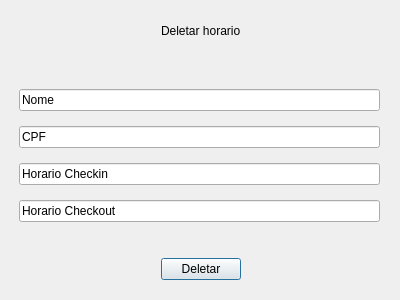
<?xml version="1.0" encoding="UTF-8"?>
<ui version="4.0">
 <class>Delete</class>
 <widget class="QDialog" name="Delete">
  <property name="geometry">
   <rect>
    <x>0</x>
    <y>0</y>
    <width>400</width>
    <height>300</height>
   </rect>
  </property>
  <property name="windowTitle">
   <string>Dialog</string>
  </property>
  <widget class="QWidget" name="verticalLayoutWidget">
   <property name="geometry">
    <rect>
     <x>19</x>
     <y>80</y>
     <width>361</width>
     <height>151</height>
    </rect>
   </property>
   <layout class="QVBoxLayout" name="verticalLayout">
    <item>
     <widget class="QLineEdit" name="lineEdit">
      <property name="text">
       <string>Nome</string>
      </property>
     </widget>
    </item>
    <item>
     <widget class="QLineEdit" name="lineEdit_3">
      <property name="text">
       <string>CPF</string>
      </property>
     </widget>
    </item>
    <item>
     <widget class="QLineEdit" name="lineEdit_2">
      <property name="text">
       <string>Horario Checkin</string>
      </property>
     </widget>
    </item>
    <item>
     <widget class="QLineEdit" name="lineEdit_4">
      <property name="text">
       <string>Horario Checkout</string>
      </property>
     </widget>
    </item>
   </layout>
  </widget>
  <widget class="QWidget" name="horizontalLayoutWidget">
   <property name="geometry">
    <rect>
     <x>20</x>
     <y>249</y>
     <width>361</width>
     <height>41</height>
    </rect>
   </property>
   <layout class="QHBoxLayout" name="horizontalLayout">
    <item>
     <spacer name="horizontalSpacer_4">
      <property name="orientation">
       <enum>Qt::Horizontal</enum>
      </property>
      <property name="sizeHint" stdset="0">
       <size>
        <width>40</width>
        <height>20</height>
       </size>
      </property>
     </spacer>
    </item>
    <item>
     <widget class="QPushButton" name="pushButton">
      <property name="text">
       <string>Deletar</string>
      </property>
     </widget>
    </item>
    <item>
     <spacer name="horizontalSpacer_3">
      <property name="orientation">
       <enum>Qt::Horizontal</enum>
      </property>
      <property name="sizeHint" stdset="0">
       <size>
        <width>40</width>
        <height>20</height>
       </size>
      </property>
     </spacer>
    </item>
   </layout>
  </widget>
  <widget class="QWidget" name="horizontalLayoutWidget_2">
   <property name="geometry">
    <rect>
     <x>20</x>
     <y>10</y>
     <width>361</width>
     <height>41</height>
    </rect>
   </property>
   <layout class="QHBoxLayout" name="horizontalLayout_2">
    <item>
     <spacer name="horizontalSpacer_2">
      <property name="orientation">
       <enum>Qt::Horizontal</enum>
      </property>
      <property name="sizeHint" stdset="0">
       <size>
        <width>40</width>
        <height>20</height>
       </size>
      </property>
     </spacer>
    </item>
    <item>
     <widget class="QLabel" name="label">
      <property name="text">
       <string>Deletar horario</string>
      </property>
     </widget>
    </item>
    <item>
     <spacer name="horizontalSpacer">
      <property name="orientation">
       <enum>Qt::Horizontal</enum>
      </property>
      <property name="sizeHint" stdset="0">
       <size>
        <width>40</width>
        <height>20</height>
       </size>
      </property>
     </spacer>
    </item>
   </layout>
  </widget>
 </widget>
 <resources/>
 <connections/>
</ui>
